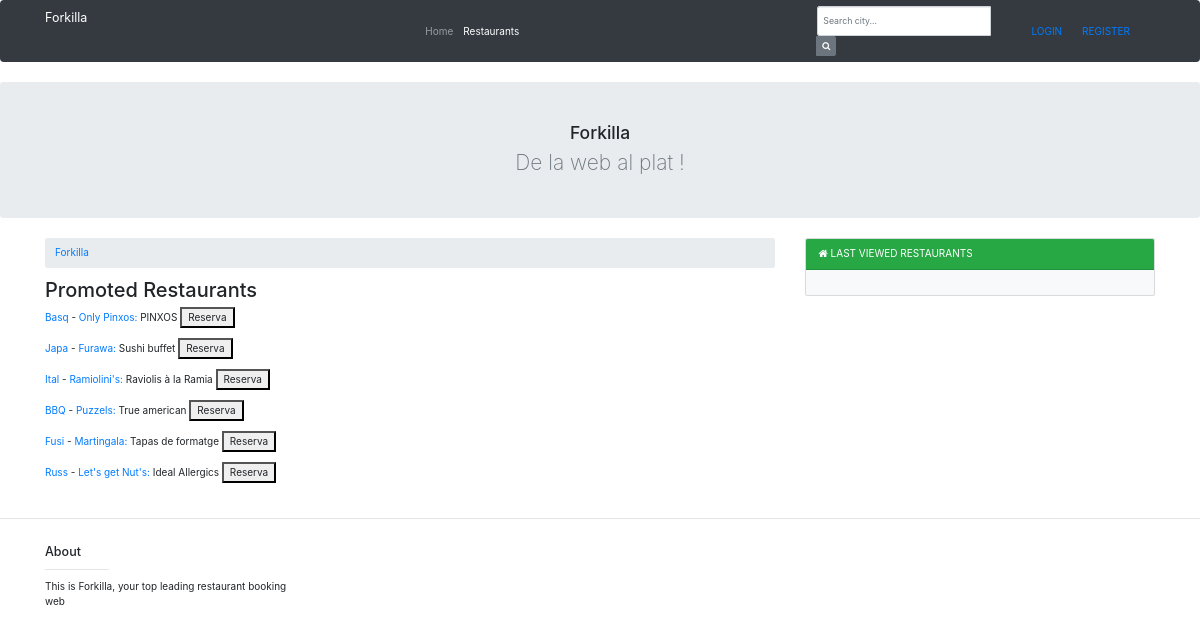
Page /forkilla/restaurants/ on the committed database.
### forkilla/models.py (models this page shows, shortened)
class Restaurant(models.Model):
    CATEGORIES = (
        ("Rice", "Rice"),
        ("Fusi", "Fusion"),
        ("BBQ", "Barbecue"),
        ("Chin", "Chinese"),
        ("Medi", "Mediterranean"),
        ("Crep", "Creperie"),
        ("Hind", "Hindu"),
        ("Japa", "Japanese"),
        ("Ital", "Italian"),
        ("Mexi", "Mexican"),
        ("Peru", "Peruvian"),
        ("Russ", "Russian"),
        ("Turk", "Turkish"),
        ("Basq", "Basque"),
        ("Vegy", "Vegetarian"),
        ("Afri", "African"),
        ("Egyp", "Egyptian"),
        ("Grek", "Greek")
    )
    _d_categories = dict(CATEGORIES)
    restaurant_number = models.CharField(max_length=8, unique=True)
    name = models.CharField(max_length=50)
    menu_description = models.TextField()
    price_average = models.DecimalField(max_digits=5, decimal_places=2)
    is_promot = models.BooleanField()
    rate = models.DecimalField(max_digits=3, decimal_places=1)
    address = models.CharField(max_length=50)
    city = models.CharField(max_length=50)
    country = models.CharField(max_length=50)
    featured_photo = models.ImageField(upload_to="photo_dir")
    category = models.CharField(max_length=5, choices=CATEGORIES)
    restaurant_capacity = models.PositiveIntegerField(max_length=3)

### forkilla/views.py (the view)
# urls.py: url(r'^restaurants/(?P<city>.*)/(?P<category>.*)$', views.restaurants, name='restaurants'),
def restaurants(request, city="", category = ""):
    promoted = False
    print("CITY:")
    print(city)
    print("CATEGORY:")
    print(category)
    if city:
        if category:
            restaurants_by_city=Restaurant.objects.filter(category__iexact=category, city__iexact=city)
        else:
            restaurants_by_city = Restaurant.objects.filter(city__iexact=city)
    else:
        if category:
            restaurants_by_city = Restaurant.objects.filter(category__iexact=category)
        restaurants_by_city = Restaurant.objects.filter(is_promot="True")
        promoted = True
    context = {
        'city': city,
        'restaurants': restaurants_by_city,
        'promoted': promoted,
        'category': category,
        'viewedrestaurants': _check_session(request)
    }
    return render(request, 'forkilla/restaurants.html', context)

### forkilla/views.py (called while the page is built)
def _check_session(request):
    if "viewedrestaurants" not in request.session:
        viewedrestaurants = ViewedRestaurants()
        viewedrestaurants.save()
        request.session["viewedrestaurants"] = viewedrestaurants.id_vr
    else:
        viewedrestaurants = ViewedRestaurants.objects.get(id_vr=request.session["viewedrestaurants"])
    return viewedrestaurants

### templates/forkilla/restaurants.html (shortened to what this page needs)
{% extends 'forkilla/base.html' %}
{% block content %}
    {% if city%}
        {% if category %}
        <nav aria-label="breadcrumb">
          <ol class="breadcrumb">
              <li class="breadcrumb-item"><a href="{%  url 'index' %}">Forkilla</a></li>
              <li class="breadcrumb-item"><a href="{% url 'restaurants' restaurant.city%}">{{ city}}</a></li>
              <li class="breadcrumb-item active">{{ category }}</li>
          </ol>
        </nav>
        {%  else %}
            <nav aria-label="breadcrumb">
              <ol class="breadcrumb">
                  <li class="breadcrumb-item"><a href="{%  url 'index' %}">Forkilla</a></li>
                  <li class="breadcrumb-item active">{{ city }}</li>
              </ol>
            </nav>
        {% endif %}
        {%  else %}
            <nav aria-label="breadcrumb">
              <ol class="breadcrumb">
                  <li class="breadcrumb-item"><a href="{%  url 'index' %}">Forkilla</a></li>
              </ol>
            </nav>
        {% endif %}
{% if restaurants %}
	{% if promoted %}
        <h2>Promoted Restaurants</h2>
    {% endif %}
{% else %}
    <p>No restaurants are available.</p>
{% endif %}
    <form action="{% url 'reservation'%}" method="get">
     {% for restaurant in restaurants %}
    	<a href="{% url 'restaurants' restaurant.city restaurant.category%}"> {{restaurant.category}}</a> -
        <a href="{% url 'details' restaurant.restaurant_number%}">   {{restaurant.name}}: </a>{{restaurant.menu_description}}
        <button type="submit" name="reservation" value={{restaurant.restaurant_number}}> Reserva</button>
        <br>
    {% endfor %}
	</form>
{% endblock %}

### rows in the picture
Restaurant: category "Basq", name "Only Pinxos", menu_description "PINXOS", {{ restaurant.restaurant_number }} 09186666 (drawn)
Restaurant: category "Japa", name "Furawa", menu_description "Sushi buffet", {{ restaurant.restaurant_number }} 09186524 (drawn)
Restaurant: category "Ital", name "Ramiolini's", menu_description "Raviolis à la Ramia", {{ restaurant.restaurant_number }} 09186654 (drawn)
Restaurant: category "BBQ", name "Puzzels", menu_description "True american", {{ restaurant.restaurant_number }} 09126664 (drawn)
Restaurant: category "Fusi", name "Martingala", menu_description "Tapas de formatge", {{ restaurant.restaurant_number }} 09186964 (drawn)
Restaurant: category "Russ", name "Let's get Nut's", menu_description "Ideal Allergics", {{ restaurant.restaurant_number }} 09286664 (drawn)
